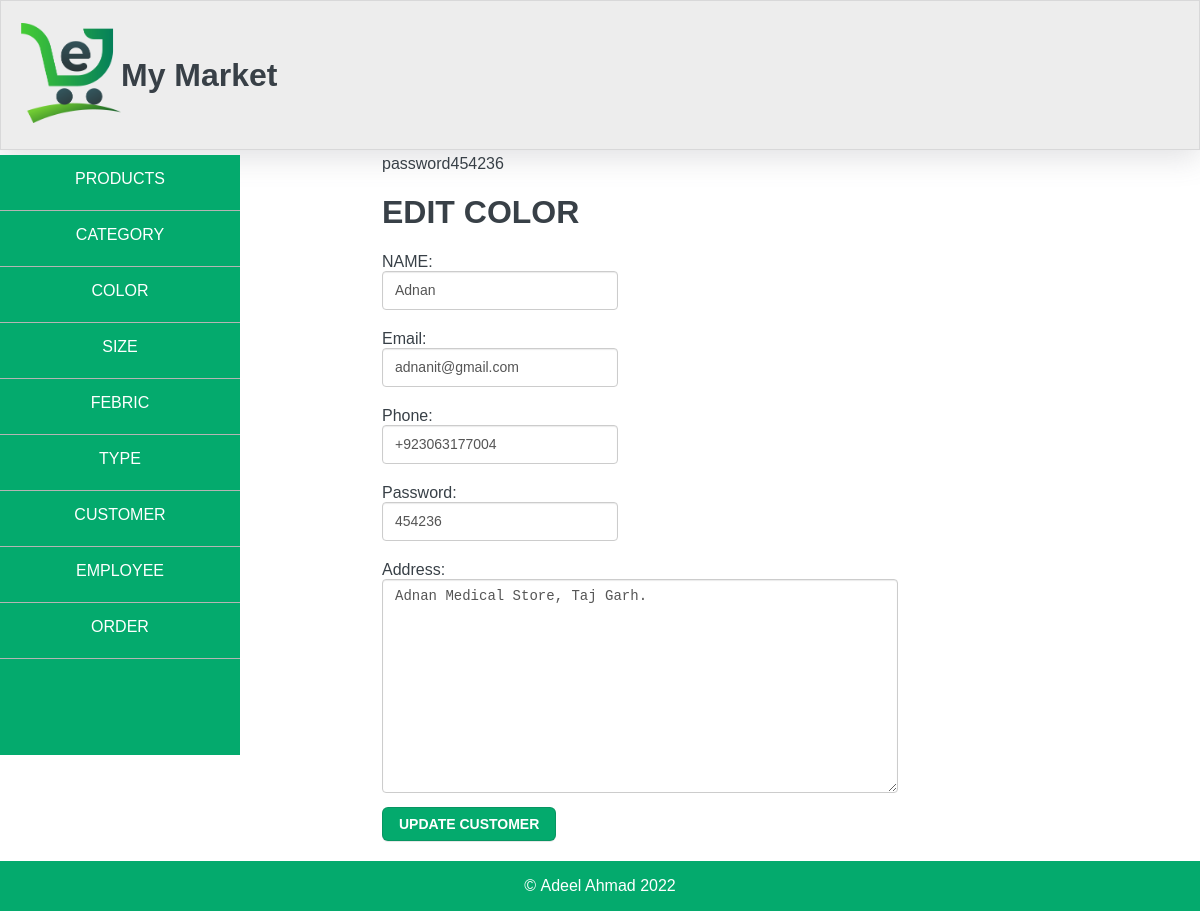
The app's page /edit_customer.php?ID=3 with its own data.
### tables this page shows
CREATE TABLE `customer` (
  `cus_id` int(11) NOT NULL,
  `name` text NOT NULL,
  `password1` varchar(20) NOT NULL,
  `email` varchar(30) NOT NULL,
  `phone` text NOT NULL,
  `address` text NOT NULL,
  `code` int(11) NOT NULL
);

### edit_customer.php (the view, shortened to what this page needs)
<!DOCTYPE html>
<html lang="en">
  <head>
    <link rel="stylesheet"  href="web_style.css" />
  </head>
  <body>
    <?php include "nav.php";?>
    <div id="content" style='height:auto;'>
      <form
        name="form1"
        style="width: 700px;"
        action="update_customer.php"
        method="post"
      >
      <?php
      $sID=$_GET["ID"];
      include "connect.php";
      $q="SELECT name,password1,email,phone,address  FROM customer WHERE cus_id='$sID'";
      $rows=$conn->query($q);
      $row=$rows->fetch_assoc();
      $name=$row["name"];
      $password=$row["password1"];
      $email=$row["email"];
      $phone=$row["phone"];
      $address=$row["address"];
 echo "password".$password;
      ?>
        <h1>EDIT COLOR</h1>
        <table>
         <thead>
            <label for="name">NAME:</label><br/>
            <input type="text" class='input_box' name='cus_name' value='<?php echo $name?>' ><br>
            <label for="email">Email:</label><br/>
            <input type="email" class='input_box' name='cus_email' value='<?php echo $email?>' ><br>
            <label for="phone">Phone:</label><br>
            <input type="tel" class='input_box' name='cus_phone' value='<?php echo $phone?>' ><br>
            <label for="password">Password:</label><br>
            <input type="text" class='input_box' name='cus_password' value='<?php echo $password?>'><br>
            <label for="address">Address:</label><br>
            <textarea name="cus_address"  class='text_area' id="" cols="30" rows="10"><?php echo $address?></textarea>
            <input type="submit" value="UPDATE CUSTOMER" class='button-3' style="margin-top:-10px;">
            </form>
    </div>
  </body>
</html>

### web_style.css (style rules this page uses)
form { width: 700px; }
header { margin: 0px; border: 0.5px solid rgba(132, 132, 133, 0.2); box-shadow: rgba(100, 100, 111, 0.2) 0px 7px 29px 0px; width: 100%; height: 150px; background-color: rgb(237, 237, 237); box-sizing: border-box; display: flex; align-items: center; }
img { width: 100px; height: 100px; margin-left: 20px; }
body { margin: 0px; padding: 0px; font-family: "Arial"; color: #384047; }
table { font-family: Arial, Helvetica, sans-serif; border-collapse: collapse; width: 100%; text-align: center; }
#content { height: 450px; margin-top: 5px; width: 78%; float: right; margin-bottom: 20px; display: flex; justify-content: center; }
.input_box { margin-bottom: 20px; margin-right: 40px; width: 30%; height: 25px; padding: 6px 12px; font-size: 14px; line-height: 1.42857143; color: #555; background-color: #fff; border: 1px solid #ccc; border-radius: 4px; box-shadow: inset 0 1px 1px rgb(0 0 0 / 8%); transition: border-color ease-in-out 0.15s, box-shadow ease-in-out 0.15s; }
.text_area { margin-bottom: 20px; margin-right: 40px; width: 70%; height: 200px; padding: 6px 12px; font-size: 14px; line-height: 1.42857143; color: #555; background-color: #fff; border: 1px solid #ccc; border-radius: 4px; box-shadow: inset 0 1px 1px rgb(0 0 0 / 8%); transition: border-color ease-in-out 0.15s, box-shadow ease-in-out 0.15s; }
.button-3 { appearance: none; background-color: #04aa6d; border: 1px solid rgba(27, 31, 35, 0.15); border-radius: 6px; box-shadow: rgba(27, 31, 35, 0.1) 0 1px 0; box-sizing: border-box; color: #fff; cursor: pointer; display: inline-block; font-family: "Arial"; font-size: 14px; font-weight: 600; line-height: 20px; padding: 6px 16px; position: relative; text-align: center; text-decoration: none; touch-action: manipulation; vertical-align: middle; white-space: nowrap; }
footer { clear: both; display: flex; justify-content: center; align-items: center; width: 100%; height: 50px; background-color: #04aa6d; color: white; }

### records on screen
customer: password1 "454236", cus_name "Adnan", cus_email "adnanit@gmail.com", cus_phone "+923063177004", cus_password "454236", cus_address "Adnan Medical Store, Taj Garh."
